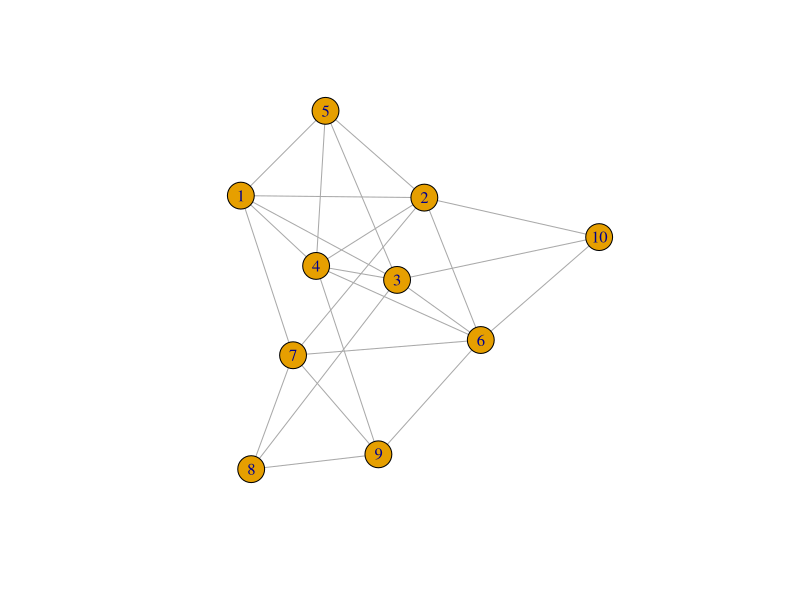
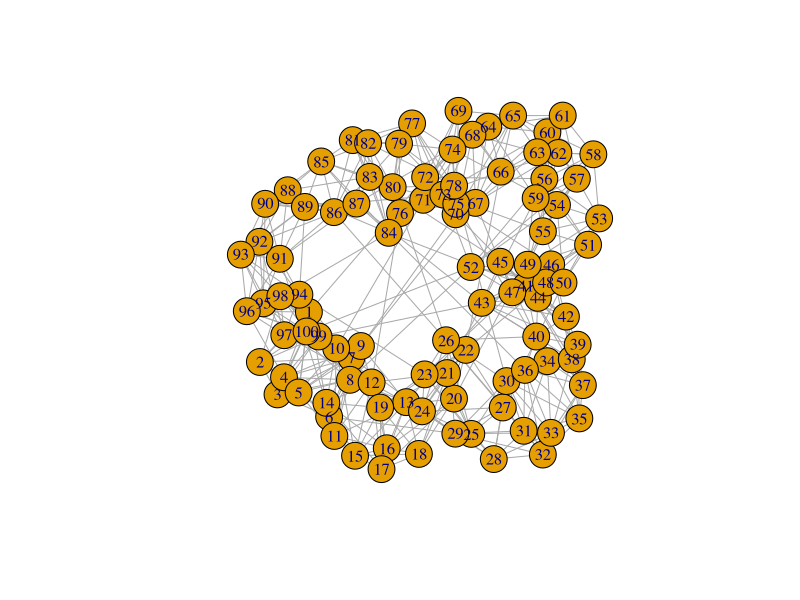
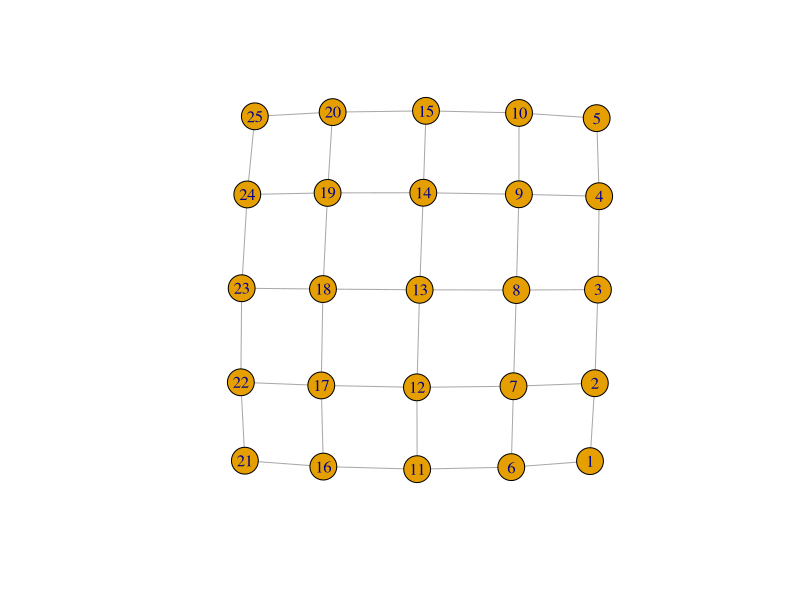
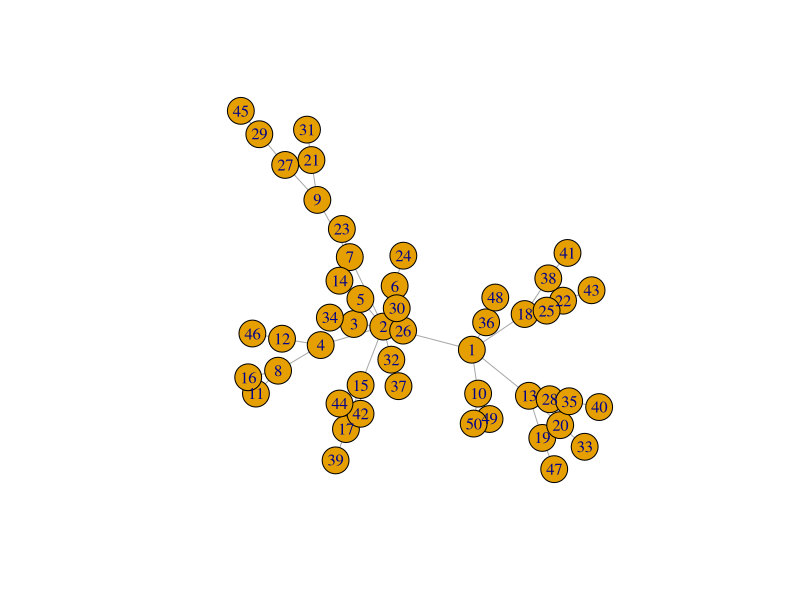

Recreate these plots in R, in order. (Note: this script raises an error after producing the figures.)
## ---- chunk 1
knitr::opts_chunk$set(echo = TRUE)
## ---- chunk 2
library(igraph)
## ---- chunk 3
#Random graph
erdos<-function(n,p){
  erdos_graph=sample_gnp(n, p, directed = FALSE, loops = FALSE)
summary(erdos_graph)
}
f1=erdos(10,0.6)
plot(f1)
## ---- chunk 4
#Small-world
sm_world<-function(d,s,n,p){
  sm_graph=sample_smallworld(d, s, n, p, loops = F, multiple = F)
summary(sm_graph)
}
f2=sm_world(1, 100, 5, 0.05)
plot(f2)
## ---- chunk 5
#Lattice graph
Lattice<-function(d,l){
  lattice_graph=make_lattice(dim=d,length=l, directed= F, mutual= T, circular = F)
summary(lattice_graph)
}
f3=Lattice(2,5)
plot(f3)
## ---- chunk 6
#scale free
scale_free<-function(n,pw){
  scale_free_graph=sample_pa(n,pw, directed= F)
summary(scale_free_graph)
}
f4=scale_free(50,1)
plot(f4)
## ---- chunk 7
#Spatial graph of x,y coordinate join in space
spatial <- function(n,r) {
  V <- NULL
  for (i in 1:n) {
    x <- runif(1)
    y <- runif(1)
    V <- rbind(V,c(i,x,y))
    coords<<-rbind(coords, c(x,y))
  }
  E <- NULL
  R2 <- r*r;
  for (i in 1:n) {
    for (j in 1:n) {
      if (((V[i,2]-V[j,2])^2 + (V[i,3]-V[j,3])^2) < R2) {
        E <- as.data.frame(rbind(E,c(i,j)))
      }
    }
  }
  return(E)
}
coords=NULL
spatial(10,0.2)

G=graph_from_data_frame(E)%>% as.undirected( "collapse")
G=igraph::simplify(G,remove.multiple = F, remove.loops = T)

plot(G,edge.arrow.size=4,layout=coords)

